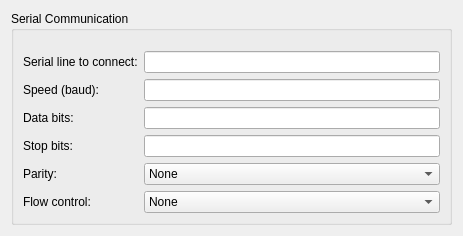
<?xml version="1.0" encoding="UTF-8"?>
<ui version="4.0">
 <class>SerialCommunicationConfigWidget</class>
 <widget class="QWidget" name="SerialCommunicationConfigWidget">
  <property name="geometry">
   <rect>
    <x>0</x>
    <y>0</y>
    <width>463</width>
    <height>215</height>
   </rect>
  </property>
  <property name="maximumSize">
   <size>
    <width>500</width>
    <height>250</height>
   </size>
  </property>
  <property name="windowTitle">
   <string>Form</string>
  </property>
  <layout class="QGridLayout" name="gridLayout">
   <item row="0" column="0">
    <widget class="QGroupBox" name="groupBox">
     <property name="title">
      <string>Serial Communication</string>
     </property>
     <layout class="QGridLayout" name="gridLayout_2">
      <item row="0" column="0">
       <layout class="QHBoxLayout" name="horizontalLayout">
        <property name="topMargin">
         <number>11</number>
        </property>
        <item>
         <layout class="QVBoxLayout" name="verticalLayout_2">
          <item>
           <widget class="QLabel" name="label">
            <property name="text">
             <string>Serial line to connect:</string>
            </property>
           </widget>
          </item>
          <item>
           <widget class="QLabel" name="label_2">
            <property name="text">
             <string>Speed (baud):</string>
            </property>
           </widget>
          </item>
          <item>
           <widget class="QLabel" name="label_3">
            <property name="text">
             <string>Data bits:</string>
            </property>
           </widget>
          </item>
          <item>
           <widget class="QLabel" name="label_4">
            <property name="text">
             <string>Stop bits:</string>
            </property>
           </widget>
          </item>
          <item>
           <widget class="QLabel" name="label_5">
            <property name="text">
             <string>Parity:</string>
            </property>
           </widget>
          </item>
          <item>
           <widget class="QLabel" name="label_6">
            <property name="text">
             <string>Flow control:</string>
            </property>
           </widget>
          </item>
         </layout>
        </item>
        <item>
         <layout class="QVBoxLayout" name="verticalLayout">
          <item>
           <widget class="LineEdit" name="comLineEdit">
            <property name="contextMenuPolicy">
             <enum>Qt::CustomContextMenu</enum>
            </property>
            <property name="alignment">
             <set>Qt::AlignRight|Qt::AlignTrailing|Qt::AlignVCenter</set>
            </property>
           </widget>
          </item>
          <item>
           <widget class="LineEdit" name="baudLineEdit">
            <property name="contextMenuPolicy">
             <enum>Qt::CustomContextMenu</enum>
            </property>
            <property name="alignment">
             <set>Qt::AlignRight|Qt::AlignTrailing|Qt::AlignVCenter</set>
            </property>
           </widget>
          </item>
          <item>
           <widget class="LineEdit" name="dataBitsLineEdit">
            <property name="contextMenuPolicy">
             <enum>Qt::CustomContextMenu</enum>
            </property>
            <property name="alignment">
             <set>Qt::AlignRight|Qt::AlignTrailing|Qt::AlignVCenter</set>
            </property>
           </widget>
          </item>
          <item>
           <widget class="LineEdit" name="stopBitsLineEdit">
            <property name="contextMenuPolicy">
             <enum>Qt::CustomContextMenu</enum>
            </property>
            <property name="alignment">
             <set>Qt::AlignRight|Qt::AlignTrailing|Qt::AlignVCenter</set>
            </property>
           </widget>
          </item>
          <item>
           <widget class="QComboBox" name="parityComboBox">
            <item>
             <property name="text">
              <string>None</string>
             </property>
            </item>
            <item>
             <property name="text">
              <string>Odd</string>
             </property>
            </item>
            <item>
             <property name="text">
              <string>Even</string>
             </property>
            </item>
            <item>
             <property name="text">
              <string>Mark</string>
             </property>
            </item>
            <item>
             <property name="text">
              <string>Space</string>
             </property>
            </item>
           </widget>
          </item>
          <item>
           <widget class="QComboBox" name="flowControlComboBox">
            <item>
             <property name="text">
              <string>None</string>
             </property>
            </item>
            <item>
             <property name="text">
              <string>XON/XOFF</string>
             </property>
            </item>
            <item>
             <property name="text">
              <string>RTS/CTS</string>
             </property>
            </item>
            <item>
             <property name="text">
              <string>DSR/DTR</string>
             </property>
            </item>
           </widget>
          </item>
         </layout>
        </item>
       </layout>
      </item>
     </layout>
    </widget>
   </item>
  </layout>
 </widget>
 <customwidgets>
  <customwidget>
   <class>LineEdit</class>
   <extends>QLineEdit</extends>
   <header>lineedit.h</header>
  </customwidget>
 </customwidgets>
 <resources/>
 <connections/>
</ui>
